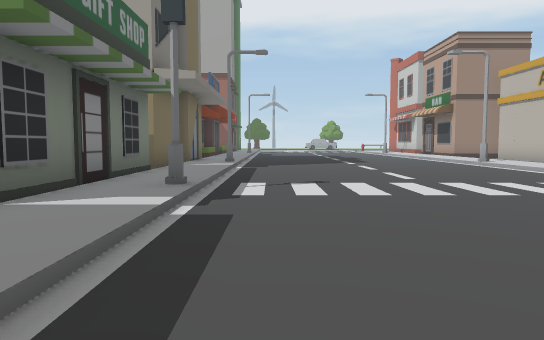
view 1 (above)

24 first-person views from a walk through a Unity game level. The camera is 1.3 m above the floor, tilts 4° down and sees 70° across. The floor is counted in squares, 2 m on a side. Each view is taken from the middle of a square. On the plan, view 1 faces up. The plan holds only what a view shows up to about 11 squares ahead; the rest is blank. The place goes on beyond the plan. The player is left out. Some animated figures are left out.

view 2
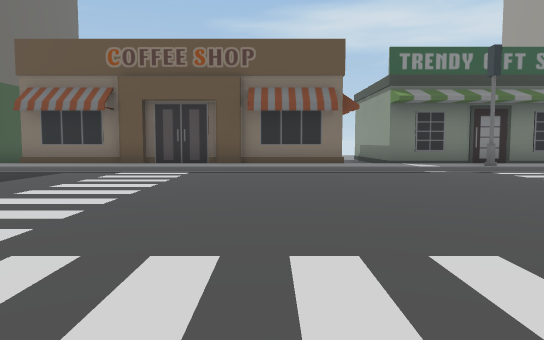

view 3
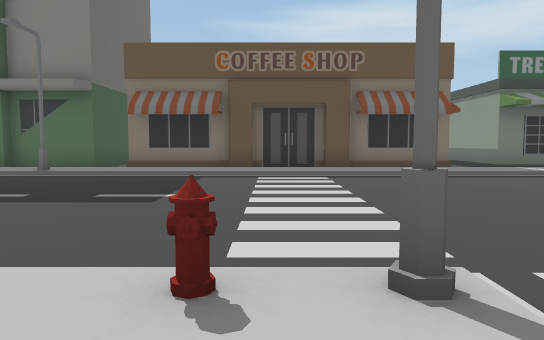

view 4
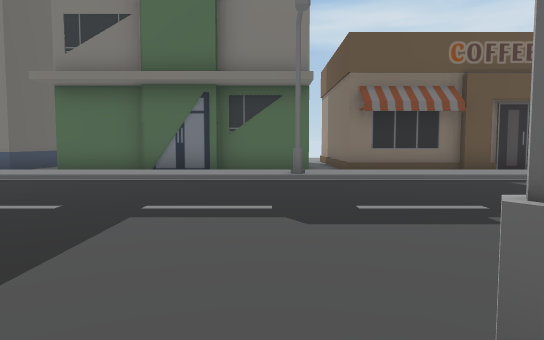

view 5
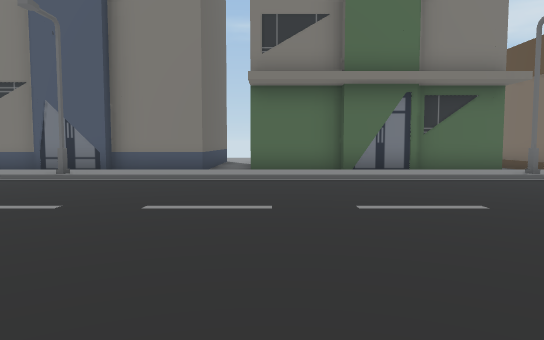

view 6
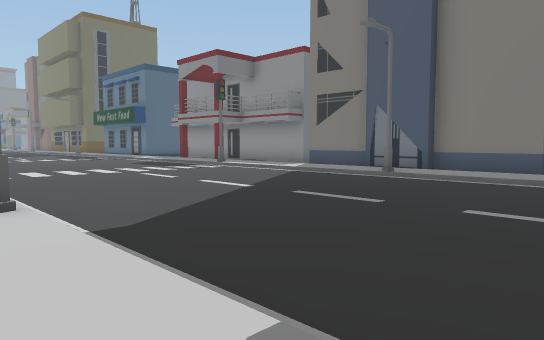

view 7
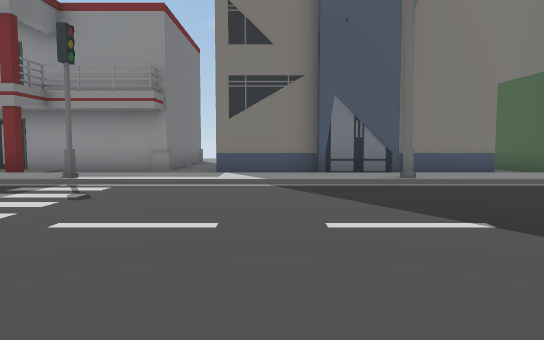

view 8
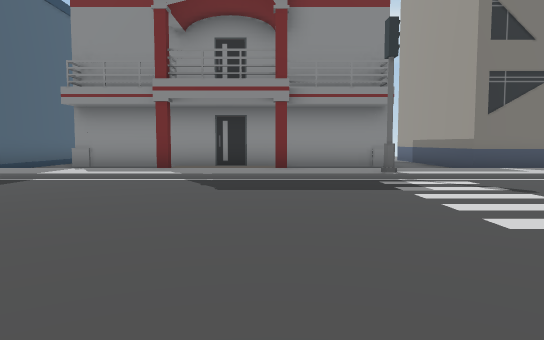

view 9
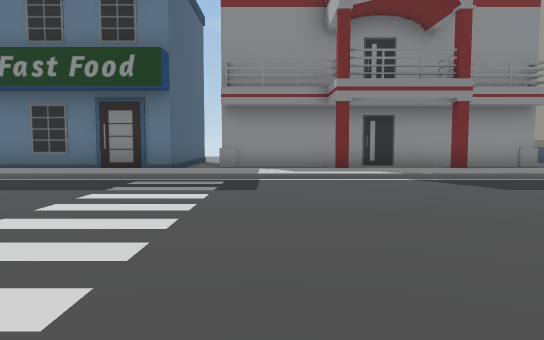

view 10
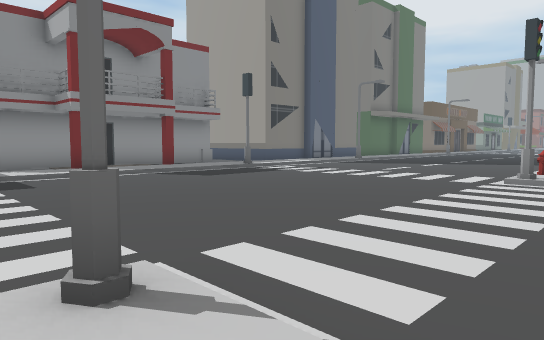

view 11
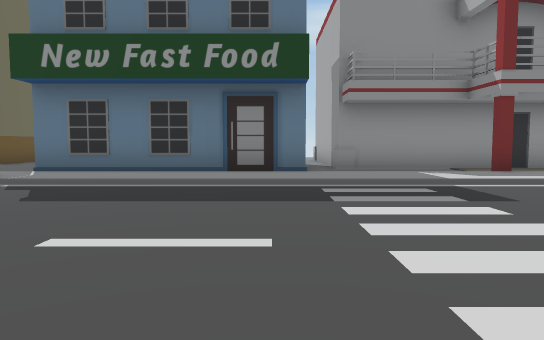

view 12
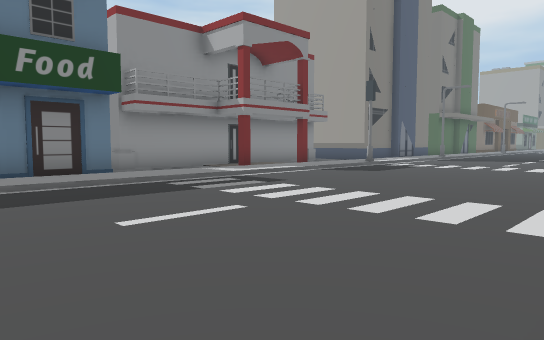

view 13
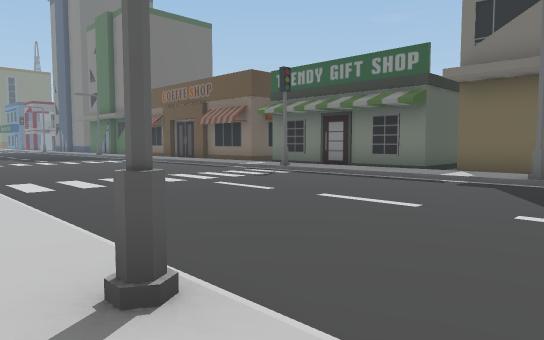

view 14
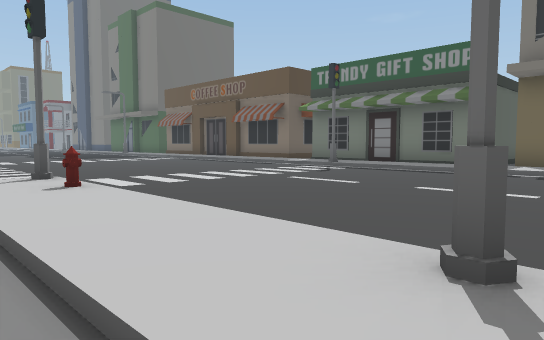

view 15
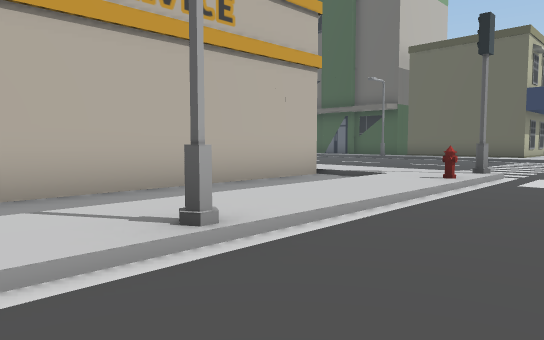

view 16
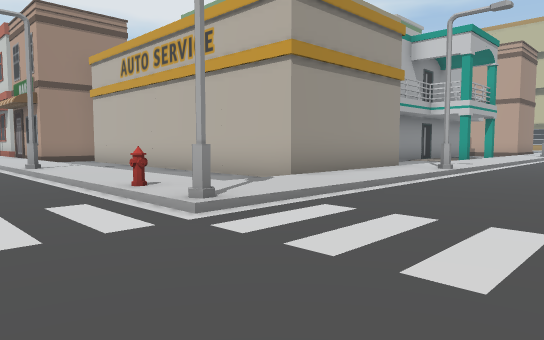

view 17
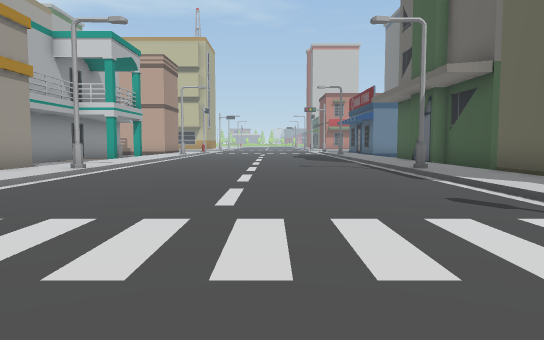

view 18
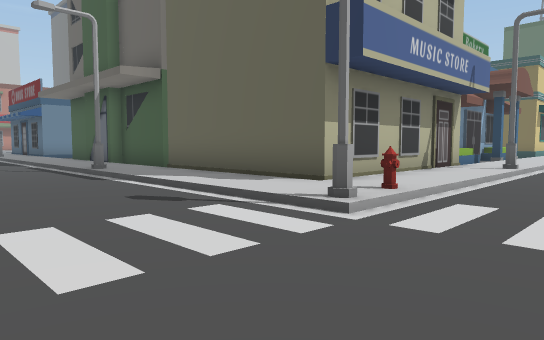

view 19
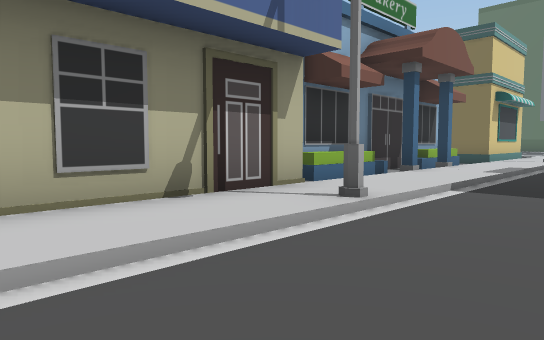

view 20
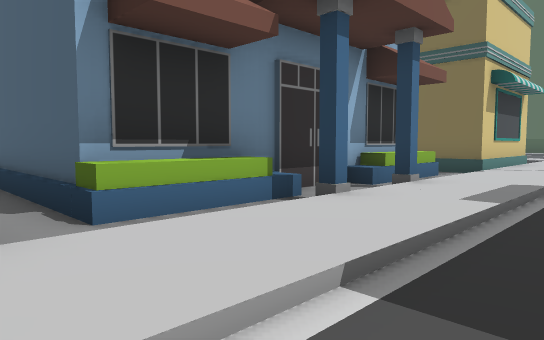

view 21
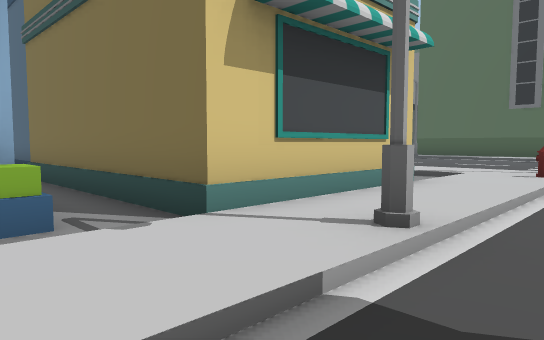

view 22
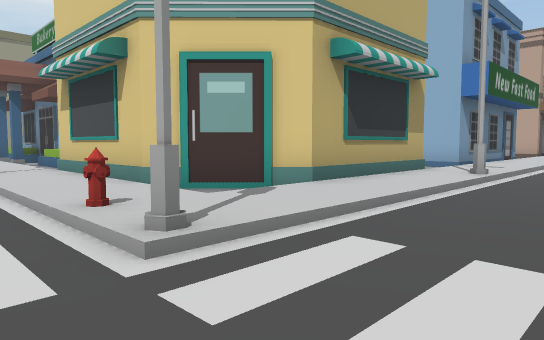

view 23
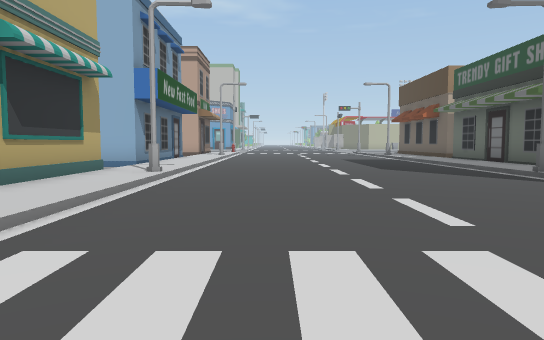

view 24
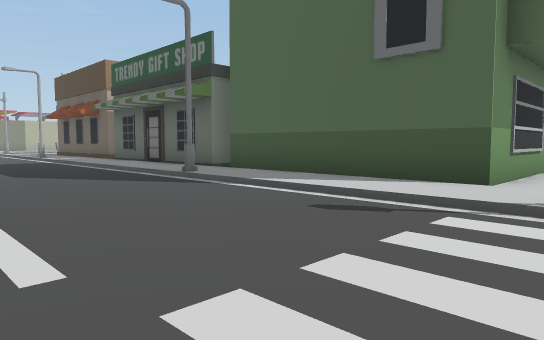

### Floor plan
Key: @ floor where view 1 was taken; # wall or solid block; . main floor; : floor 0.25 m higher than the main floor; / step, stairs or slope; B building; H hydrant; S streetlight.
Columns run from 6 left of view 1 to 18 right of it. Each row starts with its distance up from view 1.
 13           ../:.B
 12      /....../:.B
 11    B:S......S:.B
 10   BB:/....../:.B
  9   ##:/....../:.B
  8    #:/....../:.B
  7    #:/......H:.BBBBB
  6    #:/....../::::::::::
  5    #:#......#//////S///
  4    #:/.................
  3     :/................
  2    #:/................
  1    #:/................
  0    #:/@...............
 -1    #:/.................
 -2    #:/......///////S///
 -3    #:/......H::::::::::
 -4    #:/....../:#####BBB
 -5    #:/....../:#
 -6    #:/....../:#
 -7   ##:/....../:#
 -8    B:S......S:#
 -9    B:/....../:#
-10    B:/......///BBBB
-11    B:/......///B
-12    B:/......///B
-13    B:/....../:.B
-14  BBB:/....../:.B
-15   ..:/......///B
-16   BB:/......///B
-17    B:/....../////
-18    B:S......S:######
-19    B:/....../:#        BB
-20    B:/....../:#
-21    B:/....../:#
-22  BBB:/....../:##      B
-23  .. :/......H:.##### .BBB
-24  #. :/....../::::::::::::
-25  #. :#......#//////S////
-26  #. :/.................
-27  #.#:/.................
-28  #..:/.................
-29  #.#:/.................
-30  #. :/...................
-31  #. :/...................
-32 ##. :/......#//////S/////
-33 ... :/....../:::::::::::
-34  BBB:/....../:BBBBBB###
-35    B:/....../:B
-36    B:/...... :B
-37    B:/.. .. / B

Positions as (right, up) in squares from view 1, and headings:
1: (0, 0), facing up
2: (8, 0), facing left
3: (8, -3), facing left
4: (7, -9), facing left
5: (7, -14), facing left
6: (7, -14), facing down-left
7: (6, -21), facing left
8: (6, -27), facing left
9: (6, -31), facing left
10: (8, -33), facing up-left
11: (5, -34), facing left
12: (6, -37), facing up-left
13: (7, 13), facing down-left
14: (8, 12), facing down-left
15: (4, 13), facing down-right
16: (4, 2), facing up-right
17: (4, 1), facing right
18: (4, 1), facing down-right
19: (4, -5), facing down-right
20: (5, -9), facing down-right
21: (5, -16), facing down-right
22: (5, -27), facing up-right
23: (5, -27), facing right
24: (6, -28), facing down-right
